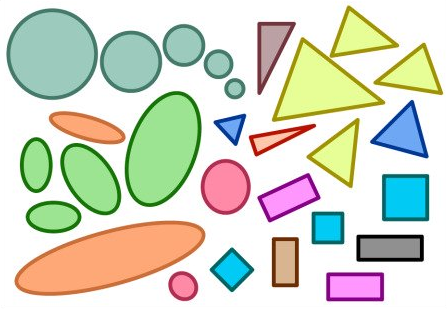
%> input picture Pictures/Morfoloji2.PNG, 447 x 309 px
$ octave Morfoloji_2.m   (GNU Octave 9; MATLAB toolbox functions it lacks are replaced by stand-ins)
%> lines starting %> are read from the running program, lines starting %| are printed output that depends on the picture; in (x1, y1, x2, y2) boxes, pixels count from 0 and x2, y2 are one past the last pixel; in counts of white or black regions, pixels touching at a corner belong together; the program's own positions count from 1
morf2=imread('Morfoloji2.PNG');  %orijinal görüntü
%> morf2 is the input picture: size 309x447x3 uint8; mean R, G, B 210.7, 215.4, 198.7
figure, imshow(morf2); %resim olarak görüntelenir.
%%
morf21=rgb2gray(morf2); %griye çevrildi.
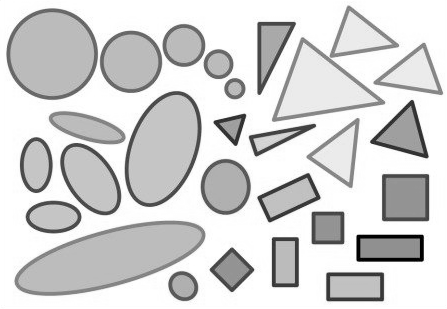
%> morf21: size 309x447 uint8; min 0, max 255, mean 212.1
figure, imshow(morf21); %resim olarak görüntelenir.
%%
morf22=imbinarize(morf21); %ikili görüntüye çevrildi.
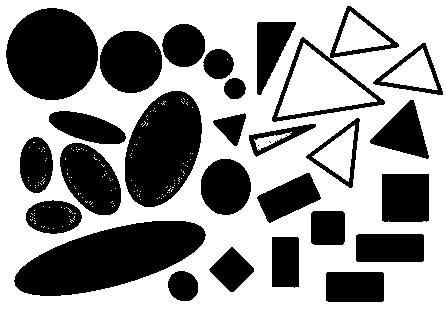
%> morf22: size 309x447 logical; 58.6% white; 29 black regions (2 under 20 px), largest, box (x1, y1, x2, y2) and area: (14, 221, 206, 296) 8847, (6, 8, 98, 100) 6624, (125, 91, 202, 207) 6500
figure, imshow(morf22); %resim olarak görüntelenir.
%%
morf23=imcomplement(morf22); %görüntünün tersi alýndý
figure, imshow(morf23) %resim olarak görüntelenir.
%%
morf24=imfill(morf23,'holes'); %boþluklar dolduruldu
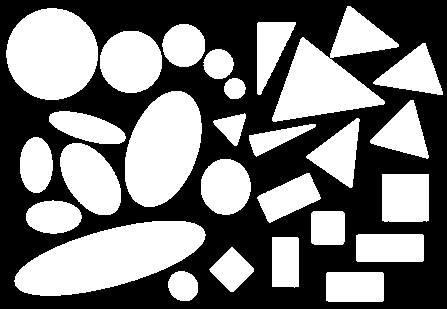
%> morf24: size 309x447 logical; 46.8% white; 27 white regions, largest, box (x1, y1, x2, y2) and area: (14, 221, 206, 296) 8847, (272, 6, 399, 122) 6663, (6, 8, 98, 100) 6624
figure, imshow(morf24); %resim olarak görüntelenir.
%%
morf25=strel('disk', 1) %görüntü aþýndýrýldý
morf25=imerode(morf24, morf25)
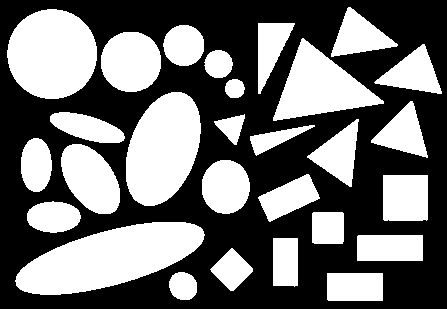
%> morf25: size 309x447 logical; 43.5% white; 28 white regions
figure, imshow(morf25) %resim olarak görüntelenir.
%%
label=bwlabel(morf25); %etiketlendirildi
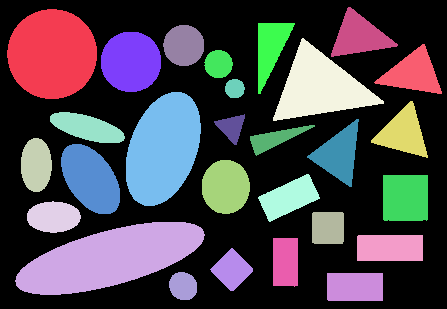
%> label: size 309x447 double; 29 distinct labels, from 0 to 28; one colour per label, 0 black
%%
number=max(max(label)) % kac nesne olduðu en buyuk etiket deðeri ile bulundu
%> number = 28
%%
objects=bwconncomp(morf25); % nesneler bir structa kaydedildi
%> objects = 28 connected components
%%
info=regionprops(morf25, 'Basic');
%> info = 28 regions; largest, box (x1, y1, x2, y2), Area and Centroid: (15, 222, 205, 295) 8447 [110.5 258.7], (7, 9, 97, 99) 6366 [52.7 54.6], (126, 92, 201, 206) 6322 [163.7 149.5], (273, 38, 384, 121) 4510 [320.6 87.7], (101, 32, 161, 92) 2895 [131.6 62.3]
%%
[centers, radii, metric]=imfindcircles(morf25,[6,50],'Sensitivity',0.60); %yuvarlýk tespiti
%> centers = 14 rows, first 12: [219 64.5; 184.5 46; 235.5 89.13; 183.8 286.6; 131.6 62.42; 52.92 54.63; 226.3 187.4; 41.7 217.7; 36.72 178.5; 36.53 152.7; 66.6 217.6; 30.35 280.1]; radii = [14.06; 20.42; 9.56; 13.86; 30.22; 45.02; 25.86; 13.87; 14.01; 13.5; 13.26; 13.53; 14.13; 33.23]; metric = [1.47; 1.44; 1.35; 1.3; 1.28; 1.19; 0.968; 0.628; 0.604; 0.601; 0.574; 0.541; 0.455; 0.0942]
%%
[label, numberOfObjcts]=bwlabel(morf25);
%> numberOfObjcts = 28
Cevre=regionprops(label,'Perimeter','Area');%Þekillerin çevrelerini ve alanlarýný bulduk.
%> Cevre = 28 regions; largest, Area and Perimeter: 8447 423.4, 6366 280, 6322 296.2, 4510 304.1, 2895 187.6
daire=[Cevre.Perimeter].^2 ./(4*pi*[Cevre.Area]);%Þekillerin yuvarlaklýðýna baktýk.
%> daire = 28 values, max 2.38 at index 16, min 0.914 at index 15, mean 1.31
elips=0;
dortgen=0;
ucgen=0;
%%
for x=1:numberOfObjcts %nesneleri kontrol ettik
    if daire(x)<1.15;
    elips=elips+1;
elseif  daire(x)<1.53;
    dortgen=dortgen+1;
else ucgen=ucgen+1;
    end
end
%> this loop made 28 passes
elips=elips-length(centers);
%> elips = -1
disp("Daire Sayýsý:"+length(centers));
%| Daire Sayýsý:14
disp("Elips Sayýsý:"+elips);
%| Elips Sayýsý:-1
disp("Dörtgen Sayýsý:"+dortgen);
%| Dörtgen Sayýsý:7
disp("Üçgen Sayýsý:"+ucgen);
%| Üçgen Sayýsý:8
disp("Toplam Obje Sayýsý Sayýsý:"+numberOfObjcts);
%| Toplam Obje Sayýsý Sayýsý:28
%%
figure(6);
for i=1:length(info) % bilgi structýnýn eleman sayýsý kadar döngü
    text(info(i).Centroid(1), info(i).Centroid(2), int2str(i))  %nesne merkezinin x,y koordinatlarý
    rectangle('Position', info(i).BoundingBox,'EdgeColor','g'); %i. BoundingBox koordinatý olan dörtgenler çizildi.
end
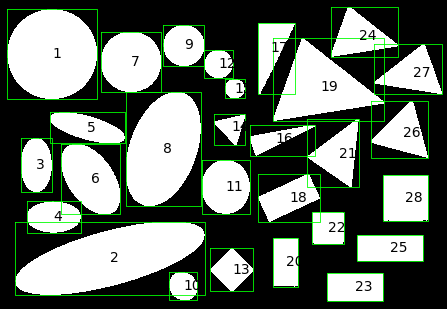
%> figure redrawn from the program's plot data

$ run again, with Pictures/Morfoloji1.PNG copied over Pictures/Morfoloji2.PNG
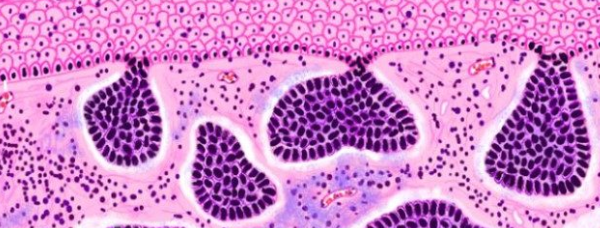
%> input picture Pictures/Morfoloji1.PNG, 600 x 228 px
%> morf2 is the input picture: size 228x600x3 uint8; mean R, G, B 206.6, 132.4, 201.3
%> morf22: size 228x600 logical; 74.3% white; 669 black regions (506 under 20 px), largest, box (x1, y1, x2, y2) and area: (268, 51, 418, 161) 7436, (485, 66, 589, 196) 6725, (84, 51, 162, 166) 4406
%> morf24: size 228x600 logical; 28.3% white; 667 white regions (504 under 20 px), largest, box (x1, y1, x2, y2) and area: (268, 51, 418, 161) 8266, (485, 66, 589, 196) 7989, (84, 51, 162, 166) 5119
%> morf25: size 228x600 logical; 21% white; 507 white regions (459 under 20 px)
%> `label=bwlabel(morf25);`:
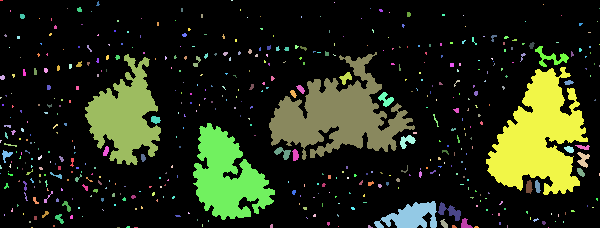
%> label: size 228x600 double; 508 distinct labels, from 0 to 507; one colour per label, 0 black
%> number = 507
%> objects = 507 connected components
%> info = 507 regions; largest, box (x1, y1, x2, y2), Area and Centroid: (486, 67, 588, 195) 7185 [539.8 138], (269, 52, 415, 160) 6991 [338.6 116.3], (193, 123, 275, 220) 4424 [228 177.6], (85, 54, 161, 165) 4411 [125.6 116.5], (374, 201, 437, 228) 998 [412 217.1]
%> centers = [327.6 144.5; 546.3 129.1]; radii = [6.68; 39.15]; metric = [0.17; 0.0826]
%> numberOfObjcts = 507
%> Cevre = 507 regions; largest, Area and Perimeter: 7185 763.1, 6991 1030.1, 4424 569.8, 4411 583.7, 998 231.1
%> daire = 507 values, max 12.08 at index 267, min 0 at index 6, mean 0.556
%> after the loop `for x=1:numberOfObjcts`: dortgen = 14; elips = 463; ucgen = 30
%> `elips=elips-length(centers);`: elips = 461
%| Daire Sayýsý:2
%| Elips Sayýsý:461
%| Dörtgen Sayýsý:14
%| Üçgen Sayýsý:30
%| Toplam Obje Sayýsý Sayýsý:507
%> after the loop `for i=1:length(info)`:
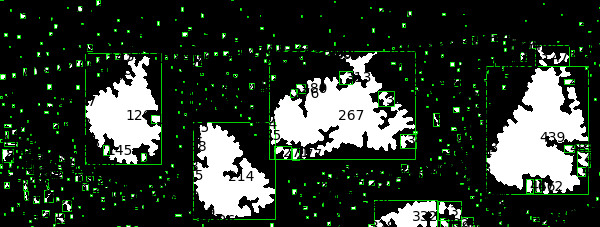
%> figure redrawn from the program's plot data
